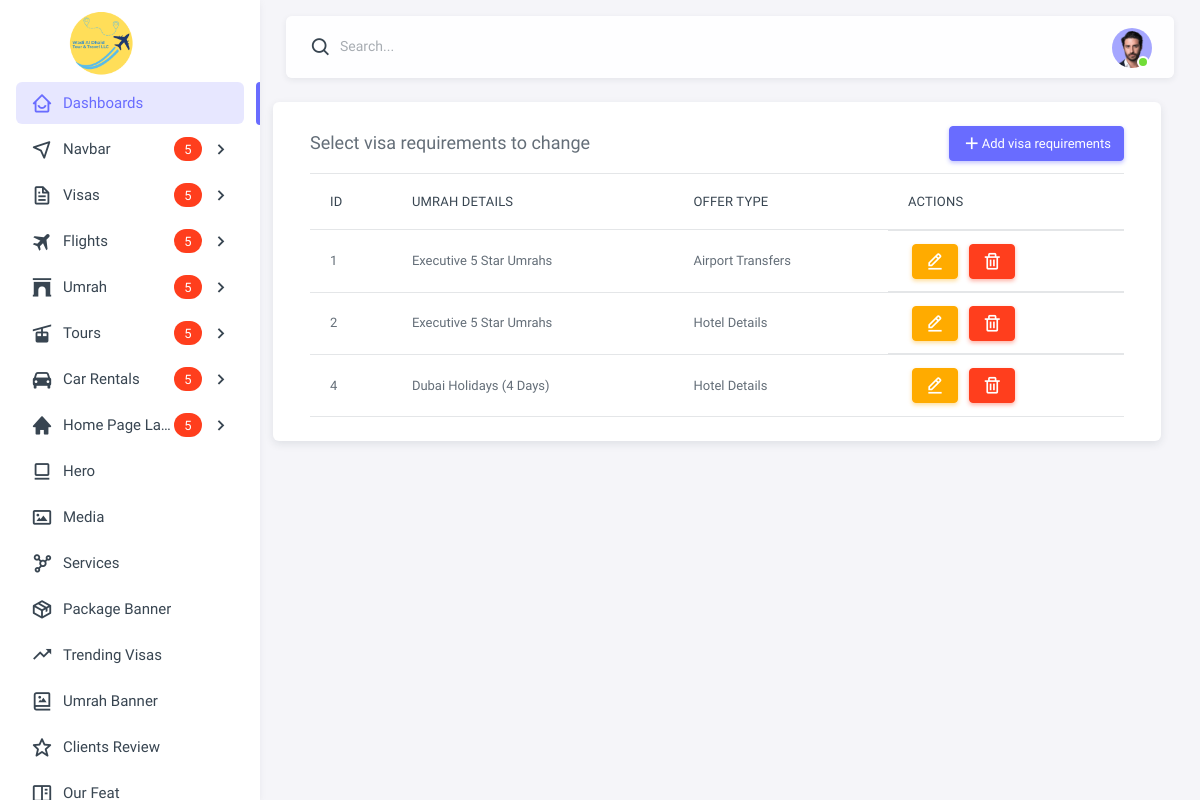
Screenshot of /limited-time-offers/ with the database file from the repository.
### Umrah/models.py (models this page shows, shortened)
class LimitedTimeOffer(models.Model):
    umrah_details = models.ForeignKey(UmrahDetails, on_delete=models.CASCADE)
    offer_type = models.ForeignKey(OfferType, on_delete=models.CASCADE)

class UmrahDetails(models.Model):
    umrah_category = models.ForeignKey(UmrahCategory, on_delete=models.CASCADE)
    package_name = models.CharField(max_length=100)
    adult_price = models.CharField(max_length=100, null=True, blank=True)
    child_price = models.CharField(max_length=100, null=True, blank=True)
    image = models.ImageField(upload_to='umrah_images', null=True, blank=True)
    description = models.TextField(null=True, blank=True)

class OfferType(models.Model):
    offer_type = models.CharField(max_length=100)
    def __str__(self):
        return self.offer_type

### Admin_Dasboard/views.py (the view, shortened to what this page needs)
# urls.py: path('limited-time-offers/', views.limited_time_offers, name='limited-time-offers'),
def limited_time_offers(request):
    query = request.GET.get('search', '')  # Search functionality
    total_offers_num = LimitedTimeOffer.objects.count()
    if query:
        offers = LimitedTimeOffer.objects.filter(umrah_details__package_name__icontains=query)
    else:
        offers = LimitedTimeOffer.objects.all()
    umrah_details = UmrahDetails.objects.all()
    offer_types = OfferType.objects.all()
    limited_offer = None  # Initialize variable for update functionality
    context = {
        'offers': offers,
        'umrah_details': umrah_details,
        'offer_types': offer_types,
        'total_offers_num': total_offers_num,
        'limited_offer': limited_offer,
        'search_query': query,
    }
    return render(request, 'umrah/umrah-limited-time-offer.html', context)

### Admin_Dasboard/templates/Umrah/umrah-limited-time-offer.html (shortened to what this page needs)
{% extends "base.html" %}
{% load static %}
{% block body %}
<div class="content-wrapper">
    <div class="container-xxl flex-grow-1 container-p-y">
        <div class="row w-100">
            <div class="card">
                <div class="card-body">
                    <div class="d-flex justify-content-between align-items-center">
                        <p class="mb-0 fs-5">Select visa requirements to change</p>
                        <button type="button" class="btn btn-sm btn-primary" data-bs-toggle="modal"
                            data-bs-target="#staticBackdrop"><i class='bx bx-plus'></i> Add visa requirements</button>
                    </div>
                    <div class="col-12 mt-3">
                        <table class="table">
                            <thead>
                                <tr>
                                    <th>ID</th>
                                    <th>Umrah Details</th>
                                    <th>Offer Type</th>
                                    <th>Actions</th>
                                </tr>
                            </thead>
                            <tbody>
                                {% for offer in offers %}
                                <tr>
                                    <td>{{ offer.id }}</td>
                                    <td>{{ offer.umrah_details.package_name }}</td>
                                    <td>{{ offer.offer_type }}</td>
                                    <td class="d-flex flex-row gap-2">
                                        <div>
                                            <button class="btn btn-warning btn-sm mx-1" data-bs-toggle="modal"
                                                data-bs-target="#updateModal{{ offer.id }}">
                                                <i class="bx bx-edit-alt"></i>
                                            </button>
                                            <a href="{% url 'delete-limited-time-offer' offer.id %}"
                                               class="btn btn-danger btn-sm mx-1"
                                               onclick="return confirm('Are you sure you want to delete this?');">
                                                <i class="bx bx-trash"></i>
                                            </a>
                                        </div>
                                    </td>
                                </tr>
                                {% endfor %}
                            </tbody>
                        </table>
                    </div>
                </div>
            </div>
        </div>
    </div>
</div>
{% endblock %}

### Admin_Dasboard/static/assets/css/demo.css (style rules this page uses)
table th, td { font-size: 13px; }

### rows the page displays
LimitedTimeOffer: id "1", umrah_details.package_name "Executive 5 Star Umrahs", offer_type "Airport Transfers"
LimitedTimeOffer: id "2", umrah_details.package_name "Executive 5 Star Umrahs", offer_type "Hotel Details"
LimitedTimeOffer: id "4", umrah_details.package_name "Dubai Holidays (4 Days)", offer_type "Hotel Details"
